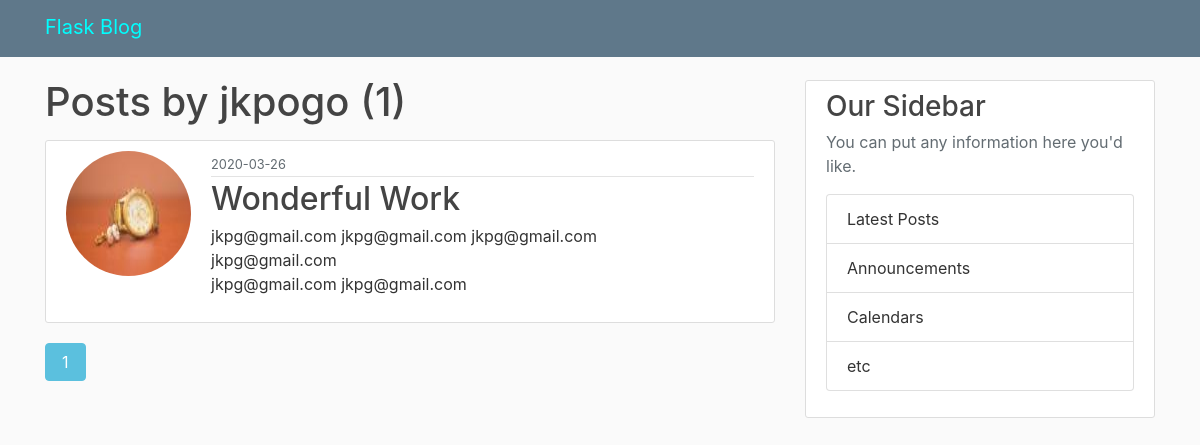
Before: /jkpogo with the older database file.
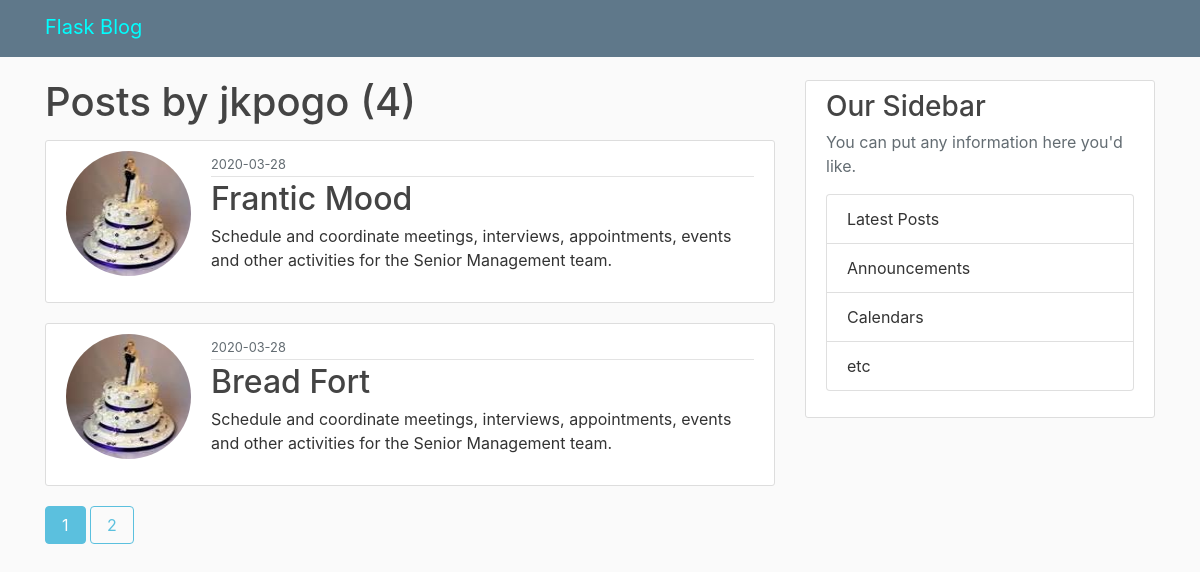
After: the same page with the newer database file.
### flaskblog/models.py (models this page shows, shortened)
class User(db.Model, UserMixin):
    id = db.Column(db.Integer, primary_key=True)
    username = db.Column(db.String(20), unique=True, nullable=False)
    email = db.Column(db.String(120), unique=True, nullable=False)
    image_file = db.Column(db.String(20), nullable=False,default='default.jpg')
    password = db.Column(db.String(60),nullable=False)
    posts = db.relationship('Post',backref='author', lazy=True)

class Post(db.Model):
    id = db.Column(db.Integer, primary_key=True)
    title = db.Column(db.String(100), nullable=False)
    date_posted = db.Column(db.DateTime, nullable=False, default=datetime.utcnow)
    content = db.Column(db.Text, nullable=False)
    user_id = db.Column(db.Integer, db.ForeignKey('user.id'),nullable=False)

### flaskblog/users/routes.py (the view)
@users.route('/<string:username>')
def user_posts(username):
    page = request.args.get('page',1,type=int)
    user = User.query.filter_by(username=username).first_or_404()
    posts = Post.query.filter_by(author=user).\
            order_by(Post.date_posted.desc()).\
            paginate(page=page, per_page=2)
    return render_template('user_posts.html',posts=posts, user=user)

### flaskblog/templates/user_posts.html
{% extends "layout.html"%}
{% block content%}
<h1 class="mb-3">Posts by {{user.username}} ({{ posts.total }})</h1>
    {% for post in posts.items%}
    <article class="media content-section">
      <img class="rounded-circle account-img" src="{{url_for('static',filename='profile_pics/'+ post.author.image_file)}}">
        <div class="media-body">
          <div class="article-metadata">
             <small class="text-muted">{{ post.date_posted.strftime('%Y-%m-%d') }}</small>
          </div>
          <h2><a class="article-title" href="{{url_for('posts.post',post_id=post.id)}}">{{ post.title }}</a></h2>
          <p class="article-content">{{ post.content }}</p>
        </div>
      </article>
    {% endfor %}
    {% for page_num in posts.iter_pages(left_edge=1, right_edge=1, left_current=1, right_current=2)%}
      {% if page_num %}
          {% if posts.page == page_num%}
            <a class="btn btn-info mb-4" href="{{ url_for('users.user_posts',username=user.username, page = page_num)}}">{{page_num}}</a>
          {% else %}
          <a class="btn btn-outline-info mb-4" href="{{ url_for('users.user_posts',username=user.username, page = page_num)}}">{{page_num}}</a>
          {% endif %}
      {% else %}
          ...
      {% endif %}
    {% endfor %}
{% endblock content%}

### flaskblog/templates/layout.html (shortened to what this page needs)
<!DOCTYPE html>
<head>
  <link rel="stylesheet" href="./static/css/bootstrap.min.css">
  <link rel="stylesheet" type="text/css" href="{{url_for('static',filename='./css/main.css')}}">
</head>
<body>
    <header class="site-header">
        <nav class="navbar bg-steel fixed-top navbar-expand-sm">
          <div class="container">
            <a class="navbar-brand mr-4 namecol" href="/">Flask Blog</a>
            <button class="navbar-toggler" type="button" data-toggle="collapse" data-target="#navbarResponsive" aria-controls="navbarResponsive" aria-expanded="false" aria-label="Toggle navigation">
              <span class="navbar-toggler-icon"></span>
            </button>
          </div>
        </nav>
      </header>
      <main role="main" class="container">
        <div class="row">
          <div class="col-md-8">
            {% block content %}{% endblock %}
          </div>
          <div class="col-md-4">
            <div class="content-section">
              <h3>Our Sidebar</h3>
              <p class='text-muted'>You can put any information here you'd like.
                <ul class="list-group">
                  <li class="list-group-item list-group-item-light">Latest Posts</li>
                  <li class="list-group-item list-group-item-light">Announcements</li>
                  <li class="list-group-item list-group-item-light">Calendars</li>
                  <li class="list-group-item list-group-item-light">etc</li>
                </ul>
              </p>
            </div>
          </div>
        </div>
      </main>
</body>

### flaskblog/static/css/main.css (style rules this page uses)
body { background: #fafafa; color: #333333; margin-top: 5rem; }
h1, h2, h3, h4, h5, h6 { color: #444444; }
.bg-steel { background-color: #5f788a; }
.content-section { background: #ffffff; padding: 10px 20px; border: 1px solid #dddddd; border-radius: 3px; margin-bottom: 20px; }
.article-title { color: #444444; }
.namecol { color: aqua; }
.article-content { white-space: pre-line; }
.article-metadata { padding-bottom: 1px; margin-bottom: 4px; border-bottom: 1px solid #e3e3e3 }
.account-img { height: 125px; width: 125px; margin-right: 20px; margin-bottom: 16px; }

Changed rows visible on the page:
removed Post: image_file (picture), date_posted "2020-03-26", title "Wonderful Work", content "jkpg@gmail.com jkpg@gmail.com jkpg@gmail.com jkpg@gmail.com jkpg@gmail.com jkpg@gmail.com"
added Post: image_file (picture), date_posted "2020-03-28", title "Frantic Mood", content "Schedule and coordinate meetings, interviews, appointments, events and other activities for the Senior Management team."
added Post: image_file (picture), date_posted "2020-03-28", title "Bread Fort", content "Schedule and coordinate meetings, interviews, appointments, events and other activities for the Senior Management team."
Other visible differences:
{{ posts.total }}: "1" → "4"
new list line: "2"
